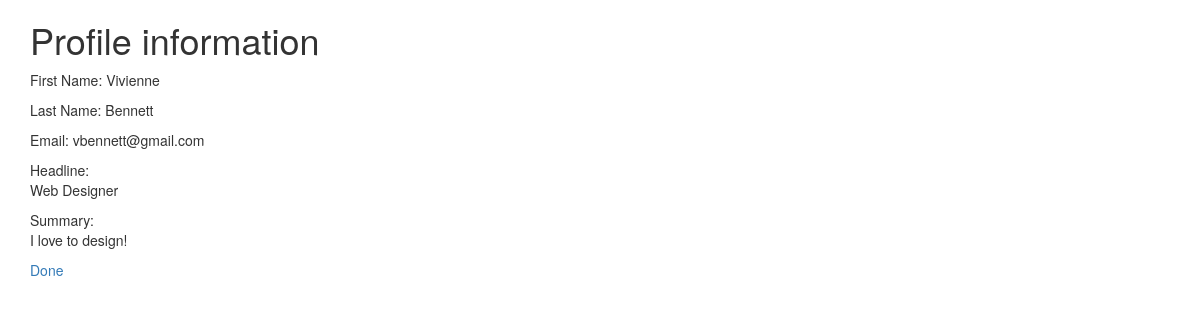
Page /view.php?profile_id=2 on the committed database.
### tables this page shows
CREATE TABLE `Profile` (
  `profile_id` int(11) NOT NULL,
  `user_id` int(11) NOT NULL,
  `first_name` text,
  `last_name` text,
  `email` text,
  `headline` text,
  `summary` text
);

### view.php (the view, shortened to what this page needs)
<?php
require_once 'pdo.php';
$profile = null;
if (isset($_GET['profile_id']) && is_numeric($_GET['profile_id'])) {
    $stmt = $pdo->prepare("
        SELECT first_name, last_name, email, headline, summary
        FROM Profile
        WHERE profile_id = :id
        LIMIT 1
    ");
    $stmt->execute(array(':id' => $_GET['profile_id']));
    $profile = $stmt->fetch(PDO::FETCH_ASSOC);
}
?>
<!DOCTYPE html>
<html>
<head>
<?php require_once "bootstrap.php"; ?>
</head>
<body>
<div class="container">
    <h1>Profile information</h1>
    <p>First Name: <?= htmlentities($profile['first_name']); ?></p>
    <p>Last Name: <?= htmlentities($profile['last_name']); ?></p>
    <p>Email: <?= htmlentities($profile['email']); ?></p>
    <p>Headline:<br/>
    <?= htmlentities($profile['headline']); ?></p>
    <p>Summary:<br/>
    <?= htmlentities($profile['summary']); ?></p>
    <p><a href="index.php">Done</a></p>
</div>
</body>
</html>

### rows in the picture
profile: first_name "Vivienne", last_name "Bennett", email "vbennett@gmail.com", headline "Web Designer", summary "I love to design!"
